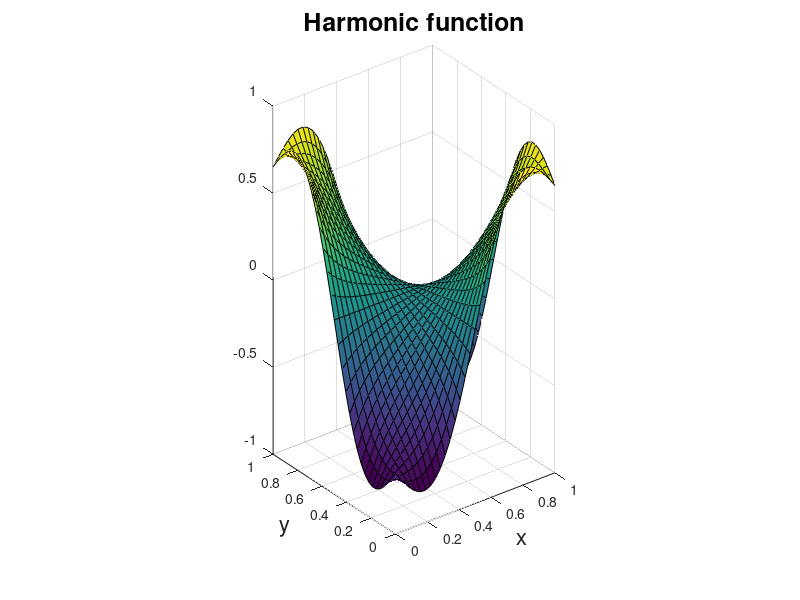
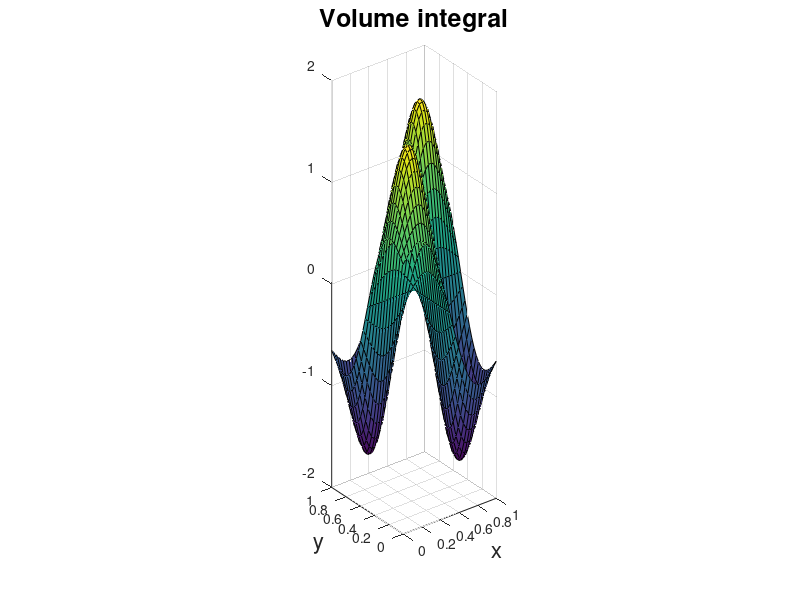
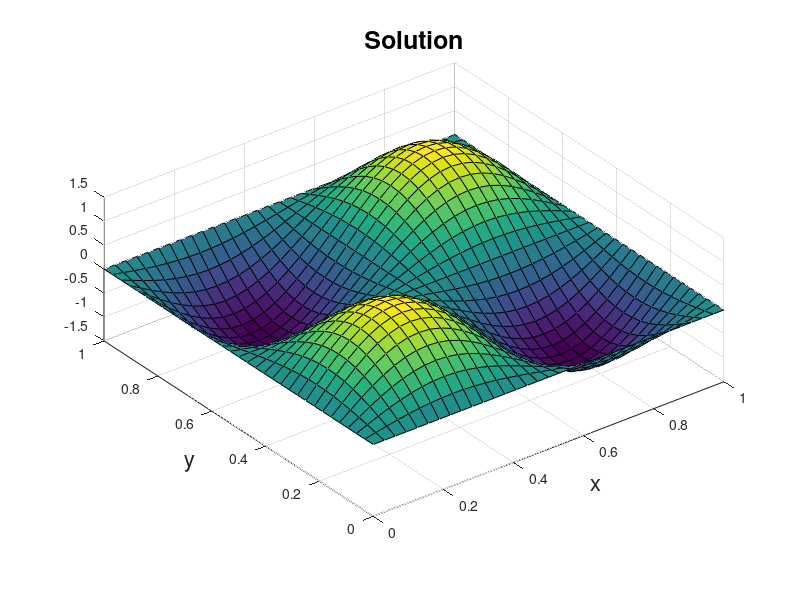
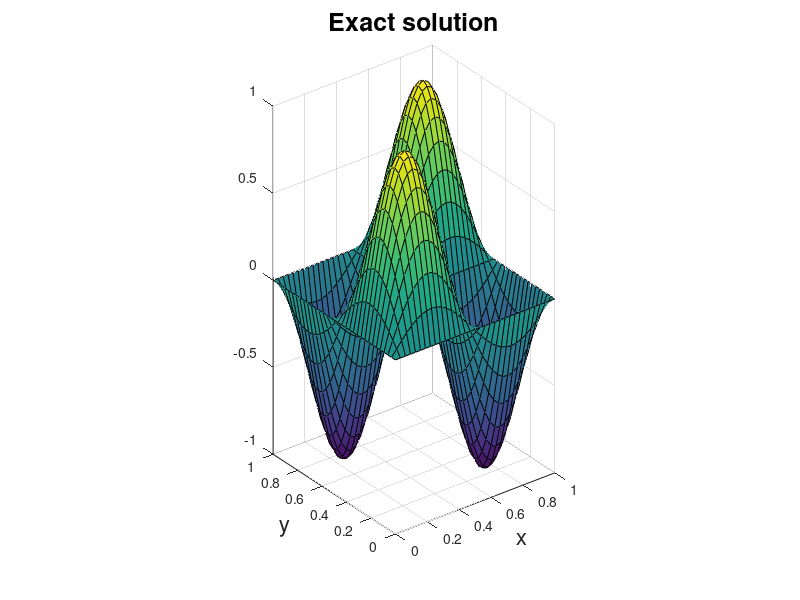

The MATLAB source for these figures, in order:
function Aout = greens_2d(N)

if nargin == 0
    N = 32;
end

ic = 3;
switch ic
    case 1
        uexact = @(x,y) x + y;
        f = @(x,y) zeros(size(x));
        
    case 2
        a = 1;
        b = 1;
        uexact = @(x,y) a*(x-0.5).^2 + b*(y-0.5).^2;
        f = @(x,y) 2*(a+b)*ones(size(x));
    
    case 3
        uexact = @(x,y) sin(2*pi*x).*sin(2*pi*y);
        f = @(x,y) -8*pi^2*uexact(x,y);
end
        

ax = 0;
bx = 1;
ay = 0;
by = 1;

h = (bx-ax)/N;
xe = linspace(ax,bx,N+1);
ye = linspace(ay,by,N+1);
[xem,yem] = meshgrid(xe,ye);

% -------------------------------------------------
% Volume integral
% -------------------------------------------------
fprintf('Computing volume integral\n');
qV = zeros(N+1,N+1);
for i = 1:N+1
    for j = 1:N+1
        I = i;
        J = j;
        Px = xem(i,j);
        Py = yem(i,j);
        qV(i,j) = volume_integral(h,I,J,xem,yem,f,Px,Py);
    end
end


% -------------------------------------------------
% Solve for density mu around boundary
% -------------------------------------------------

fprintf('Computing density integral\n');

% Get arrays of (x,y) values around the bounary. 
M = 4*N;
Vx = [xe(1:end-1)'; bx*ones(N,1); fliplr(xe(2:end))'; zeros(N,1)];
Vy = [zeros(N,1); ye(1:end-1)'; by*ones(N,1); fliplr(ye(2:end))'];

% Create matrix needed to get density
A = zeros(M,M);
E = eye(M);
for k = 1:M
    Ej = E(:,k);
    for kk = 1:M
        K = kk;
        A(kk,k) = matvec_boundary(N,K,Vx,Vy,h,Ej);
    end
end

% Solve for density
% Subtract off the volume solution at the boundary. 
Vg = [qV(1:end-1,1); qV(end,1:end-1)'; ...
   flipud(qV(2:end,end)); fliplr(qV(1,2:end))'];

g1 = uexact(Vx,Vy);
g = g1 - Vg;
mu = A\g;

% -------------------------------------------------
% Get the harmonic function needed to impose boundary
% conditions. 
% -------------------------------------------------
qh = zeros(size(xem));

fprintf('Computing harmonic function\n');

% Compute boundary integral using mu found above
for i = 1:N+1
    for j = 1:N+1
        Px = xem(i,j);
        Py = yem(i,j);
        qh(i,j) = matvec_volume(N,Vx,Vy,h,Px,Py,mu);
    end
end

% Solution : Volume integral + harmonic function
q = qh + qV;


% -------------------------------------------------
% Plots
% -------------------------------------------------

% Plot the harmonic function
figure(1)
clf;


surf(xem,yem,qh);

title('Harmonic function','fontsize',18);
xlabel('x','fontsize',16);
ylabel('y','fontsize',16);
daspect([1,1,1]);


% Plot the volume integral
figure(2)
clf;

surf(xem,yem,qV);

title('Volume integral','fontsize',18);
xlabel('x','fontsize',16);
ylabel('y','fontsize',16);
daspect([1,1,1]);
axis([0,1,0,1])


% Plot the solution
figure(3)
clf;

surf(xem,yem,q);

title('Solution','fontsize',18);
xlabel('x','fontsize',16);
ylabel('y','fontsize',16);
daspect([1,1,8]);
axis([0,1,0,1])


% Plot the exact solution
figure(4)
clf;

ue = uexact(xem,yem);
surf(xem,yem,ue);

title('Exact solution','fontsize',18);
xlabel('x','fontsize',16);
ylabel('y','fontsize',16);
daspect([1,1,1]);
axis([0,1,0,1])

shg;



figure(5)
clf;

err = abs(q - ue);
surf(xem,yem,err);

title('Error','fontsize',18);
xlabel('X','fontsize',16);
ylabel('Y','fontsize',16);

h2 = h*h;
nerr(1) = sum(err(:))*h2;
nerr(2) = sqrt(sum(err(:).^2)*h2);
nerr(3) = max(err(:));
fprintf('%8d %12.4e %12.4e %12.4e %12.4f\n', ...
    N,nerr(1), nerr(2), nerr(3), cond(A));       


if nargout > 0
    Aout = A;
end

end

function Qmu = matvec_boundary(N,K,Vx,Vy,h,mu)

Px = Vx(K);
Py = Vy(K);
Rv = sqrt((Vx - Px).^2 + (Vy - Py).^2);

Rv(K) = 1e-12;

dGdn = zeros(size(Rv));
for k = 1:4
    idx = (k-1)*N + (1:N);
    if k == 1
        gradr = -(Py - Vy);
    elseif k == 2
        gradr = (Px - Vx);
    elseif k == 3
        gradr = (Py - Vy);
    else
        gradr = -(Px - Vx);
    end            
    dGdn(idx) = gradr(idx)./Rv(idx).^2;
end

Fv = -mu.*dGdn/(2*pi);
Fv(K) = 0;

Qmu = mu(K)/2 + sum(Fv)*h;


end

function Qmu = matvec_volume(N,Vx,Vy,h,Px,Py,mu)

Rv = sqrt((Vx - Px).^2 + (Vy - Py).^2);

K = find(Rv == 0);
Rv(K) = 1e-12;

dGdn = zeros(size(Rv));
for k = 1:4
    idx = (k-1)*N+(1:N);
    if k == 1
        gradr = -(Py - Vy);
    elseif k == 2
        gradr = (Px - Vx);
    elseif k == 3
        gradr = (Py - Vy);
    else
        gradr = -(Px - Vx);
    end
        
    dGdn(idx) = gradr(idx)./Rv(idx).^2;
end

Fv = -mu.*dGdn/(2*pi);

if isempty(K)
    Qmu = sum(Fv)*h;
else
    Fv(K) = 0;
    Qmu =  mu(K)/2 + sum(Fv)*h;
end

end

function fint = volume_integral(h,I,J,xem,yem,f,Px,Py)

rem = sqrt((xem - Px).^2 + (yem - Py).^2);

% Avoid the singularity
rem(I,J) = 1e-12;

F = f(xem,yem).*log(rem)/(2*pi);
F_int = sum(sum(F(2:end-1,2:end-1)));

F_edge = 0.5*(sum(F(2:end-1,1))   + sum(F(end,2:end-1)) + ...
              sum(F(2:end-1,end)) + sum(F(1,  2:end-1)));
   
F_corners = 0.25*(F(1,1) + F(end,1) + F(end,end) + F(1,end));

fint = (F_int + F_edge + F_corners)*h*h;

end
